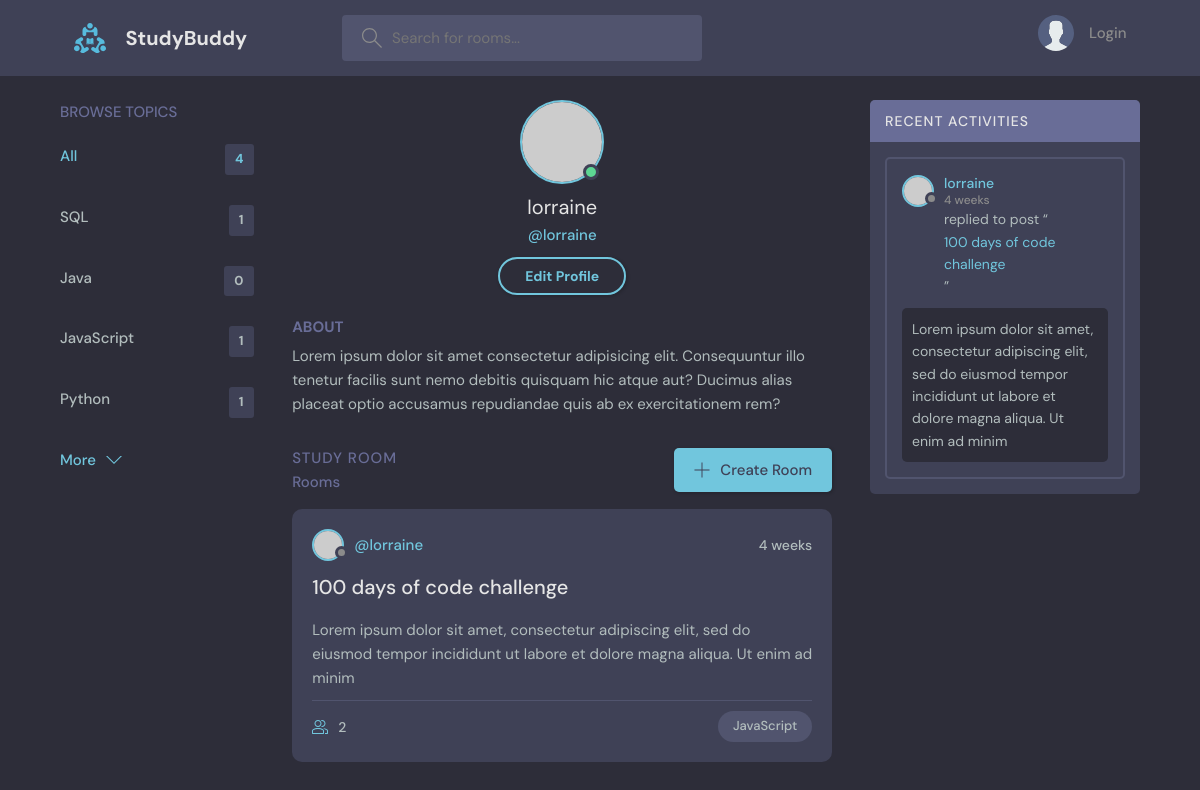
Page /profile/2/ on the earlier database version.
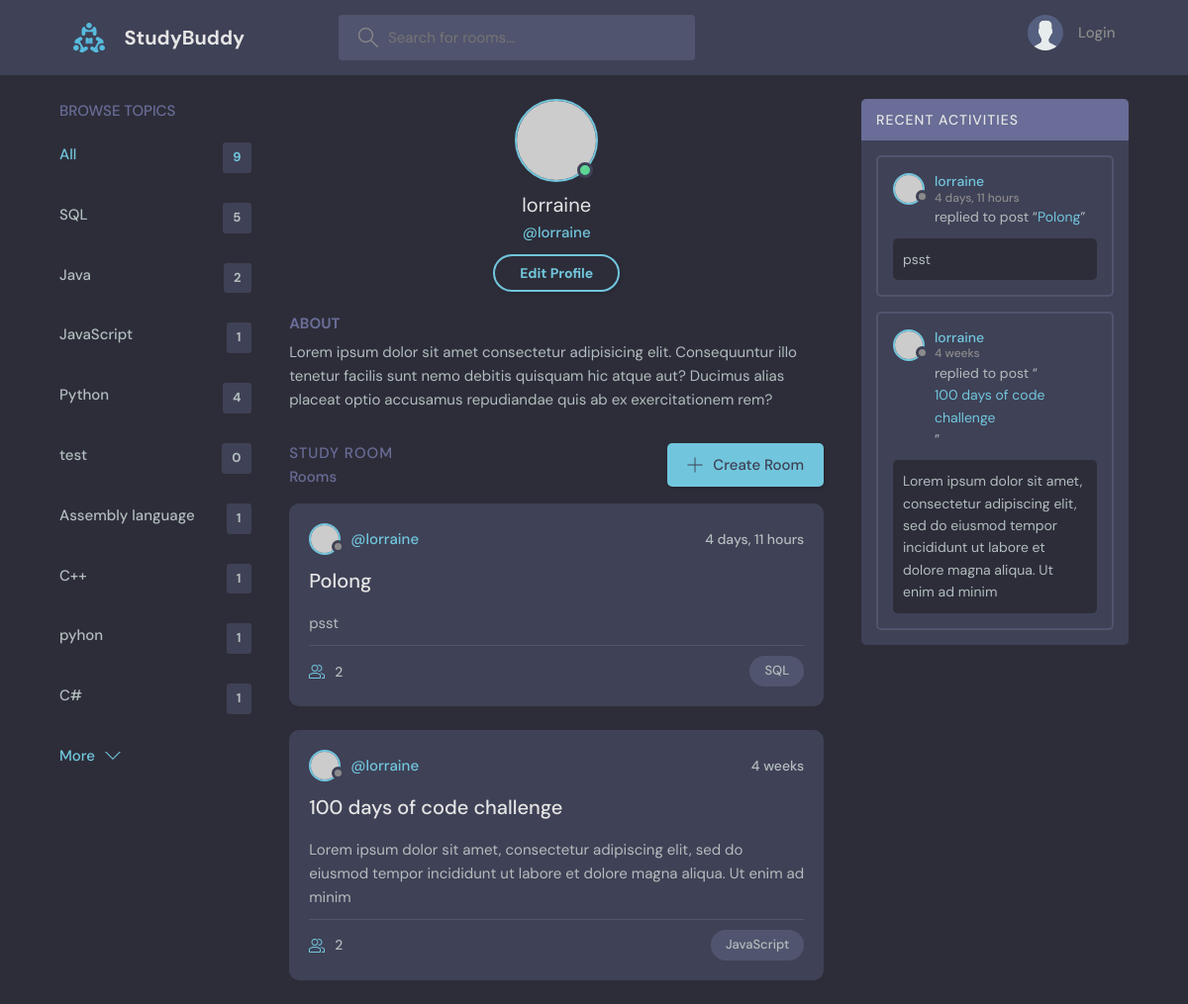
Same page on the later database version.
### baseapp/models.py (models this page shows, shortened)
class Topic(models.Model):
    name = models.CharField(max_length=255)

class Room(models.Model):
    host = models.ForeignKey(User, on_delete=models.SET_NULL, null=True)       # when User table got deleted the host data will set to Null
    topic = models.ForeignKey(Topic, on_delete=models.SET_NULL, null=True)     # Cascade - when User table got deleted the host data will delete too
    name = models.CharField(max_length=255)
    description = models.TextField(null=True, blank=True)
    participant = models.ManyToManyField(User, related_name="participants", blank=True)   # models.ManyToManyField(<Tablename>,<name use in views.py>, it's okay to get an empty value in participants) # related_name = name in admin panel
    updated = models.DateTimeField(auto_now=True)
    created = models.DateTimeField(auto_now_add=True)
    class Meta:
        ordering = ["-updated", "-created"]         # with '-' is descending order (last will be the first)

### baseapp/views.py (the view)
# urls.py: path("profile/<int:id>/", views.profile, name="profile"),
def profile(request, id):
    user = User.objects.get(id=id)
    rooms = user.room_set.all()
    room_message = user.message_set.all()
    topics = Topic.objects.all()
    context = {
        "user": user,
        "rooms": rooms,
        "topics": topics,
        "room_message": room_message
    }
    return render(request, "profile.html", context)

### baseapp/templates/profile.html
{% extends "main.html" %}
{% block content%}
  <main class="profile-page layout layout--3">
    <div class="container">
      {% include "topics_component.html" %}
      <div class="roomList">
        <div class="profile">
          <div class="profile__avatar">
            <div class="avatar avatar--large active">
              <img src="https://randomuser.me/api/portraits/men/11.jpg" />
            </div>
          </div>
          <div class="profile__info">
            <h3>{{user.username}}</h3>
            <p>@{{user.username}}</p>
            <a href="/profile-update" class="btn btn--main btn--pill">Edit Profile</a>
          </div>
          <div class="profile__about">
            <h3>About</h3>
            <p>
              Lorem ipsum dolor sit amet consectetur adipisicing elit. Consequuntur illo tenetur
              facilis sunt nemo debitis quisquam hic atque aut? Ducimus alias placeat optio
              accusamus repudiandae quis ab ex exercitationem rem?
            </p>
          </div>
        </div>
        {% include "feed_component.html" %}
      </div>
      {% include "activity_component.html" %}
    </div>
  </main>
{% endblock content %}

### baseapp/templates/topics_component.html
<div class="topics">
    <div class="topics__header">
      <h2>Browse Topics</h2>
    </div>
    <ul class="topics__list">
      <li>
        <a href="/" class="active">All <span>{{topics.count}}</span></a>
      </li>
        {% for topic in topics %}
          <li>
            <a href="?q={{topic.name}}">{{topic.name}}<span>{{topic.room_set.all.count}}</span></a>
          </li>
        {% endfor %}
    </ul>
    <a class="btn btn--link" href="topics.html">
      More
      <svg version="1.1" xmlns="http://www.w3.org/2000/svg" width="32" height="32" viewBox="0 0 32 32">
        <title>chevron-down</title>
        <path d="M16 21l-13-13h-3l16 16 16-16h-3l-13 13z"></path>
      </svg>
    </a>
</div>

### baseapp/templates/feed_component.html (shortened to what this page needs)
<div class="roomList">
    <div class="roomList__header">
      <div>
        <h2>Study Room</h2>
        <p>{{room_count}} Rooms <available></available></p>
      </div>
      <a class="btn btn--main" href="/create-room">
        <svg version="1.1" xmlns="http://www.w3.org/2000/svg" width="32" height="32" viewBox="0 0 32 32">
          <title>add</title>
          <path
            d="M16.943 0.943h-1.885v14.115h-14.115v1.885h14.115v14.115h1.885v-14.115h14.115v-1.885h-14.115v-14.115z"
          ></path>
        </svg>
        Create Room
      </a>
    </div>
    {% for room in rooms %}
      <div class="roomListRoom">
        <div class="roomListRoom__header">
          <a href="/profile/{{room.host.id}}" class="roomListRoom__author">
            <div class="avatar avatar--small">
              <img src="https://randomuser.me/api/portraits/women/11.jpg" />
            </div>
            <span>@{{room.host.username}}</span>
          </a>
          <div class="roomListRoom__actions">
            <span>{{room.created|timesince}}</span>
          </div>
        </div>
        <div class="roomListRoom__content">
            <a href="/room/{{room.id}}">{{room.name}}</a>
            <p>{{room.description}}</p>
        </div>
        <div class="roomListRoom__meta">
          <a href="room.html" class="roomListRoom__joined">
              {{room.participant.count}}
          </a>
          <p class="roomListRoom__topic">{{room.topic.name}}</p>
        </div>
      </div>
    {% endfor %}
</div>

### baseapp/templates/activity_component.html (shortened to what this page needs)
<div class="activities">
    <div class="activities__header">
    <h2>Recent Activities</h2>
    </div>
        {% for room in rooms%}
        <div class="activities__box">
          <div class="activities__boxHeader roomListRoom__header">
            <a href="/profile/{{room.host.id}}" class="roomListRoom__author">
              <div class="avatar avatar--small">
                <img src="https://randomuser.me/api/portraits/women/11.jpg" />
              </div>
              <p>
                {{room.host.username}}
                <span>{{room.created|timesince}}</span>
              </p>
            </a>
          </div>
          <div class="activities__boxContent">
            <p>replied to post “<a href="/room/{{room.id}}">{{room.name}}</a>”</p>
            <div class="activities__boxRoomContent">
              {{room.description}}
            </div>
        </div>
    </div>
    {% endfor%}
</div>

Differences in the rows shown:
computed for Topic "SQL": room_set.all.count "1" → "5"
computed for Topic "Java": room_set.all.count "0" → "2"
computed for Topic "Python": room_set.all.count "1" → "4"
added Topic: name "test", room_set.all.count "0"
added Topic: name "Assembly language", room_set.all.count "1"
added Topic: name "C++", room_set.all.count "1"
added Topic: name "pyhon", room_set.all.count "1"
added Topic: name "C#", room_set.all.count "1"
added Room: host.username "lorraine", created "4 days, 11 hours", name "Polong", description "psst", participant.count "2", topic.name "SQL"
Other differences:
{{ topics.count }}: "4" → "9"
